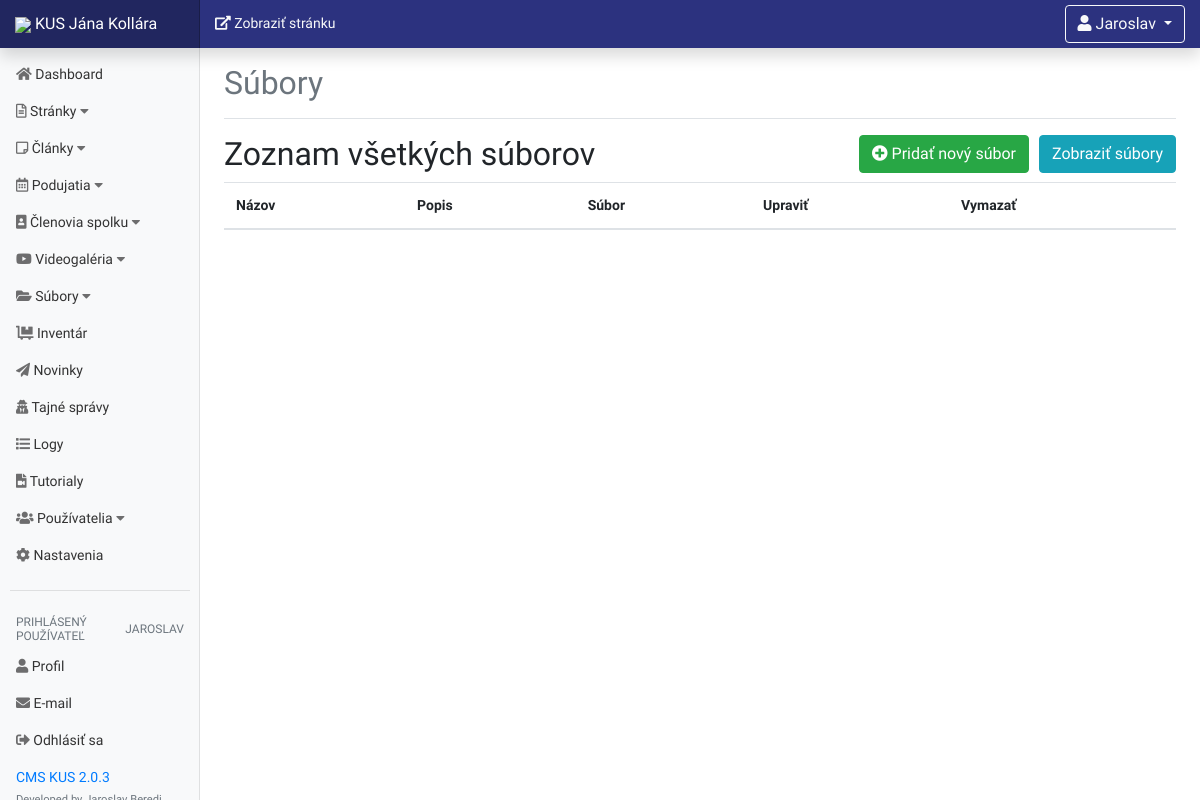
The page /dashboard/files.php (signed in) on the database as committed earlier.
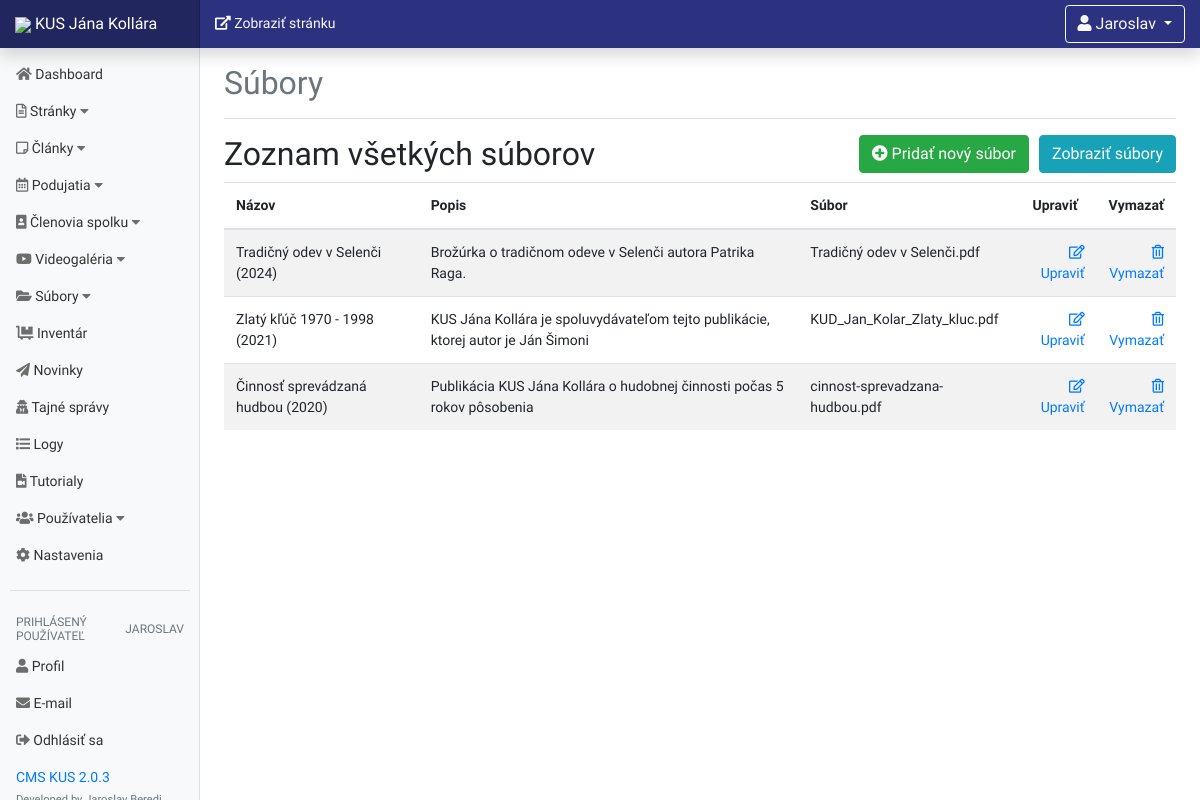
The same page on the database as committed later.
### tables this page shows
CREATE TABLE `files` (
  `id` int(11) NOT NULL,
  `name` varchar(255) NOT NULL,
  `file` varchar(255) NOT NULL,
  `description` text NOT NULL
);

### dashboard/includes/mobile-navigation.php (called while the page is built, shortened)
<?php
include('version.php');
?></li>

### dashboard/includes/access.php (called while the page is built)
<?php
function isUser($role)
{
	if (isset($_SESSION['user_role'])) {
		if (strpos($_SESSION['user_role'], $role)) {
			return true;
		}
	} else {
		return false;
	}
}
?>

### dashboard/files/view_all_files.php (the view, shortened to what this page needs)
<h2 style="float: left;">Zoznam všetkých súborov</h2>
<a href="../download.php" class="btn-info btn" style="float: right;" target="_blank"><i class=\"fab fa-youtube\"></i>
    Zobraziť súbory</a>
<a href="?source=add_file" style="float: right; margin-right: 10px;" class="btn-success btn"><i
            class="fas fa-plus-circle"></i> Pridať nový súbor</a>
<table class="table table-hover table-striped" id="files">
    <thead>
    <tr>
        <th>Názov</th>
        <th>Popis</th>
        <th>Súbor</th>
        <th>Upraviť</th>
        <th>Vymazať</th>
    </tr>
    </thead>
    <tbody>
	<?php
	try {
		include 'includes/db.php';
		$query = "SELECT * from files ORDER BY id DESC";
		$send_info = $connection->prepare($query);
		$send_info->execute();
		while ($row = $send_info->fetch(PDO::FETCH_ASSOC)) {
			$id = $row['id'];
			$name = $row['name'];
			$file = $row['file'];
			$description = $row['description'];
			echo "
            <tr>
                <td>$name</td>
                <td>$description</td>
                <td>$file</td>
                <td class=\"text-right tdWidth\">";
			if (isUser('admin') || isUser('moderator')) {
				echo "<a href=\"files.php?source=edit_file&edit={$id}\"><i class=\"far fa-edit\"></i> Upraviť</a>
                ";
			}
			echo " </td>
                <td class=\"text-right tdWidth\">";
			if (isUser('admin') || isUser('moderator')) {
				echo "<a href=\"files.php?delete=$id\" class='delete-button'><i class=\"far fa-trash-alt\"></i> Vymazať</a>";
			}
			echo "</td>
            </tr>
            ";
		}
	} catch (Exception $e) {
		echo $e;
	}
	?>
    </tbody>
</table>

### dashboard/includes/header.php (shortened to what this page needs)
<!doctype html>
<html lang="sk">
<head>
    <link rel="stylesheet" href="https://use.fontawesome.com/releases/v5.5.0/css/all.css"
>
    <link rel="stylesheet" href="https://stackpath.bootstrapcdn.com/bootstrap/4.1.3/css/bootstrap.min.css"
>
    <link href="../css/bootstrap.min.css" rel="stylesheet">
    <link href="../css/dashboard.css" rel="stylesheet">
    <link rel="stylesheet" type="text/css" href="datatables/datatables.min.css"/>
    <link
            rel="stylesheet"
            href="https://cdnjs.cloudflare.com/ajax/libs/selectize.js/0.15.2/css/selectize.default.min.css"
    />
</head>
<body>
<nav class="navbar navbar-dark fixed-top bg-dark flex-md-nowrap p-0 shadow d-md-flex d-sm-none">
    <a class="navbar-brand col-sm-3 col-md-2 mr-0" href="index.php"><img src="../images/znak-copy.png" width="25px"> KUS
        Jána Kollára</a>
	<?php
	include 'includes/access.php';
	?>

### dashboard/files.php (shortened to what this page needs)
<?php
include "includes/header.php";
?>
<?php
include "includes/mobile-navigation.php";
?>
<div class="col-md-10 col-sm-12 d-none d-md-inline">
    <a class="float-left text-light mt-2" href="../index.php" target="_blank"><i class="fas fa-external-link-alt"></i>
        Zobraziť stránku</a>
	<?php
	include 'includes/profile_dropdown.php';
	?>
</div>
</nav>
<div class="container-fluid">
    <div class="row">
		<?php
		include "includes/navigation.php";
		?>
        <main role="main" class="col-md-9 ml-sm-auto col-lg-10 px-4">
            <div class="d-flex justify-content-between flex-wrap flex-md-nowrap align-items-center pt-3 pb-2 mb-3 border-bottom">
                <h1 class="h2 text-muted">Súbory</h1>
            </div>
			<?php
			if (isset($_GET['source'])) {
				$source = $_GET['source'];
			} else {
				$source = '';
			}
			switch ($source) {
				default:
					include 'files/view_all_files.php';
			}
			?>
        </main>
    </div>
</div>
<?php
include 'includes/footer.php';
?>

### dashboard/includes/profile_dropdown.php (shortened to what this page needs)
<div class="float-right dropdown mr-0">
    <a class="btn btn-outline-light dropdown-toggle" href="#" role="button" id="dropdownMenuLink" data-toggle="dropdown"
       aria-haspopup="true" aria-expanded="false">
        <i class="fas fa-user"></i> <?php
		if (isset($_SESSION['user_name'])) {
			echo $_SESSION['user_name'] . " " . $_SESSION['user_lastname'];
		}
		?>
    </a>
</div>

### dashboard/includes/navigation.php (shortened to what this page needs)
<nav class="navbar col-md-2 d-none d-md-block bg-light sidebar position-relative">
    <div class="sidebar-sticky">
        <ul class="nav flex-column">
            <li class="nav-item">
                <a class="nav-link
				?> " href="index.php">
                    <i class="fas fa-home"></i>
                    Dashboard <span class="sr-only">(current)</span>
                </a>
            </li>
			<?php
			if (isset($_SESSION['user_role'])) {
				if (strpos($_SESSION['user_role'], 'admin')) { ?>
                    <li class="nav-item">
                        <a data-toggle="collapse" href="#strankyMenu" class="nav-link">
                            <i class="far fa-file-alt"></i>
                            Stránky <i class="fas fa-caret-down"></i>
                        </a>
                    </li>
					<?php
				}
			}
			?>
            <li class="nav-item">
                <a data-toggle="collapse" href="#clankyMenu" class="nav-link">
                    <i class="far fa-sticky-note"></i>
                    Články <i class="fas fa-caret-down"></i>
                </a>
            </li>
            <li class="nav-item">
                <a data-toggle="collapse" href="#podujatiaMenu" class="nav-link">
                    <i class="far fa-calendar-alt"></i> Podujatia <i class="fas fa-caret-down"></i>
                </a>
            </li>
			<?php if (isUser('admin') || isUser('moderator') || isUser('secretary')) { ?>
                <li class="nav-item">
                    <a data-toggle="collapse" href="#clenoviaMenu" class="nav-link">
                        <i class="fas fa-portrait"></i> Členovia spolku <i class="fas fa-caret-down"></i>
                    </a>
                </li>
			<?php } ?>
            <li class="nav-item">
                <a data-toggle="collapse" href="#videoMenu" class="nav-link">
                    <i class="fab fa-youtube"></i> Videogaléria <i class="fas fa-caret-down"></i>
                </a>
            </li>
            <li class="nav-item">
                <a data-toggle="collapse" href="#filesMenu" class="nav-link">
                    <i class="fas fa-folder-open"></i> Súbory <i class="fas fa-caret-down"></i>
                </a>
            </li>
			<?php
			if (isUser('admin') || isUser('moderator')) {
				echo "
            <li class=\"nav-item\">
                <a class=\"nav-link\" href=\"inventory.php\">
                    <i class=\"fas fa-dolly-flatbed\"></i>
                    Inventár
                </a>
            </li>";
			}
			?>
			<?php
			if (isUser('admin') || isUser('moderator')) {
				echo "
            <li class=\"nav-item\">
                <a class=\"nav-link\" href=\"news.php\">
                    <i class=\"fas fa-paper-plane\"></i>
                    Novinky
                </a>
            </li>";
			}
			?>
			<?php
			if (isUser('admin') || isUser('moderator')) {
				echo "
            <li class=\"nav-item\">
                <a class=\"nav-link\" href=\"secret-posts.php\">
                    <i class=\"fas fa-user-secret\"></i>
                    Tajné správy
                </a>
            </li>";
			}
			?>
			<?php
			if (isUser('admin')) {
				echo "
            <li class=\"nav-item\">
                <a class=\"nav-link\" href=\"logs.php\">
                    <i class=\"fas fa-list\"></i>
                    Logy
                </a>
            </li>";
			}
			?>
            <li class="nav-item">
                <a class="nav-link" href="tutorials.php">
                    <i class="fas fa-file-video"></i> Tutorialy
                </a>
            </li>
            <li class="nav-item">
                <a data-toggle="collapse" href="#uzivateliaMenu" class="nav-link">
                    <i class="fas fa-users"></i> Používatelia <i class="fas fa-caret-down"></i>
                </a>
            </li>
            <?php
            if (isUser('admin')) {
                echo "
            <li class=\"nav-item\">
                <a class=\"nav-link\" href=\"settings.php\">
                    <i class=\"fas fa-cog\"></i>
                    Nastavenia
                </a>
            </li>";
            }
            ?>
        </ul>
        <hr width="90%">
        <h6 class="sidebar-heading d-flex justify-content-between align-items-center px-3 mt-4 mb-1 text-muted">
            <span>prihlásený používateľ</span><span class="float-right"> <?php
				if (isset($_SESSION['user_name'])) {
					echo $_SESSION['user_name'] . " " . $_SESSION['user_lastname'];
				}
				?></span>
        </h6>
        <ul class="nav flex-column mb-2">
            <li class="nav-item">
                <a class="nav-link" href="profile.php?edit=<?php echo $_SESSION['user_id']; ?>">
                    <i class="fas fa-user"></i>
                    Profil
                </a>
            </li>
            <li class="nav-item">
                <a class="nav-link" href="https://kusjanakollara.org:2096/" target="_blank">
                    <i class="fas fa-envelope"></i>
                    E-mail
                </a>
            </li>
            <li class="nav-item">
                <a class="nav-link" href="includes/logout.php">
                    <i class="fas fa-sign-out-alt"></i>
                    Odhlásiť sa
                </a>
            </li>
        </ul>
		<?php
		include('version.php');
		?>
    </div>
</nav>

### dashboard/includes/version.php
<?php
$VERSION = "2.0.3";
?>
<div class="ml-3">
    <a href="changelog.php">CMS KUS <?= $VERSION ?></a><br>
    <span class="text-muted small">Developed by Jaroslav Beredi</span>
</div>

### dashboard/includes/footer.php (shortened to what this page needs)
</body>
</html>

### css/dashboard.css (style rules this page uses)
* { font-family: 'Raleway', sans-serif; }
body { font-size: .875rem; }
.sidebar { position: fixed; top: 0; bottom: 0; left: 0; z-index: 100; padding: 48px 0 0; box-shadow: inset -1px 0 0 rgba(0, 0, 0, .1); }
.sidebar-sticky { position: relative; top: 0; height: calc(100vh - 48px); padding-top: .5rem; overflow-x: hidden; overflow-y: auto; }
.sidebar .nav-link { font-weight: 500; color: #333; }
.sidebar-heading { font-size: .75rem; text-transform: uppercase; }
[role="main"] { padding-top: 48px; }
.navbar-brand { padding-top: .75rem; padding-bottom: .75rem; font-size: 1rem; background-color: rgba(0, 0, 0, .25); box-shadow: inset -1px 0 0 rgba(0, 0, 0, .25); }
.navbar-dark { background-color: #2c327f !important; }
.tdWidth { width: 8% !important; }

Rows that differ between the two databases and show on the page:
added files: name "Tradičný odev v Selenči (2024)", description "Brožúrka o tradičnom odeve v Selenči autora Patrika Raga.", file "Tradičný odev v Selenči.pdf"
added files: name "Zlatý kľúč 1970 - 1998 (2021)", description "KUS Jána Kollára je spoluvydávateľom tejto publikácie, ktorej autor je Ján Šimoni", file "KUD_Jan_Kolar_Zlaty_kluc.pdf"
added files: name "Činnosť sprevádzaná hudbou (2020)", description "Publikácia KUS Jána Kollára o hudobnej činnosti počas 5 rokov pôsobenia", file "cinnost-sprevadzana-hudbou.pdf"
